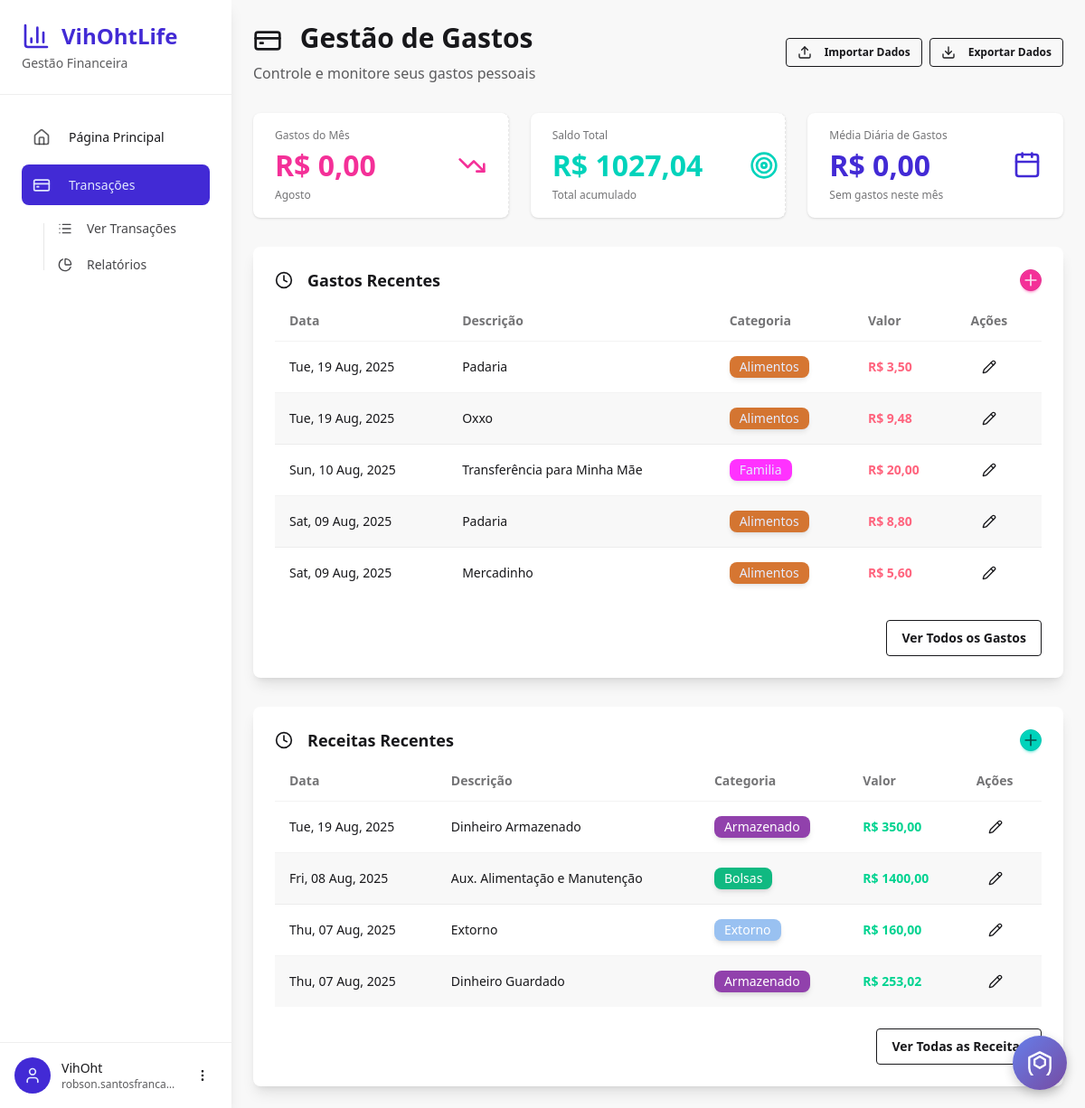
/finance/ (signed in), run on an earlier commit of the app's database.
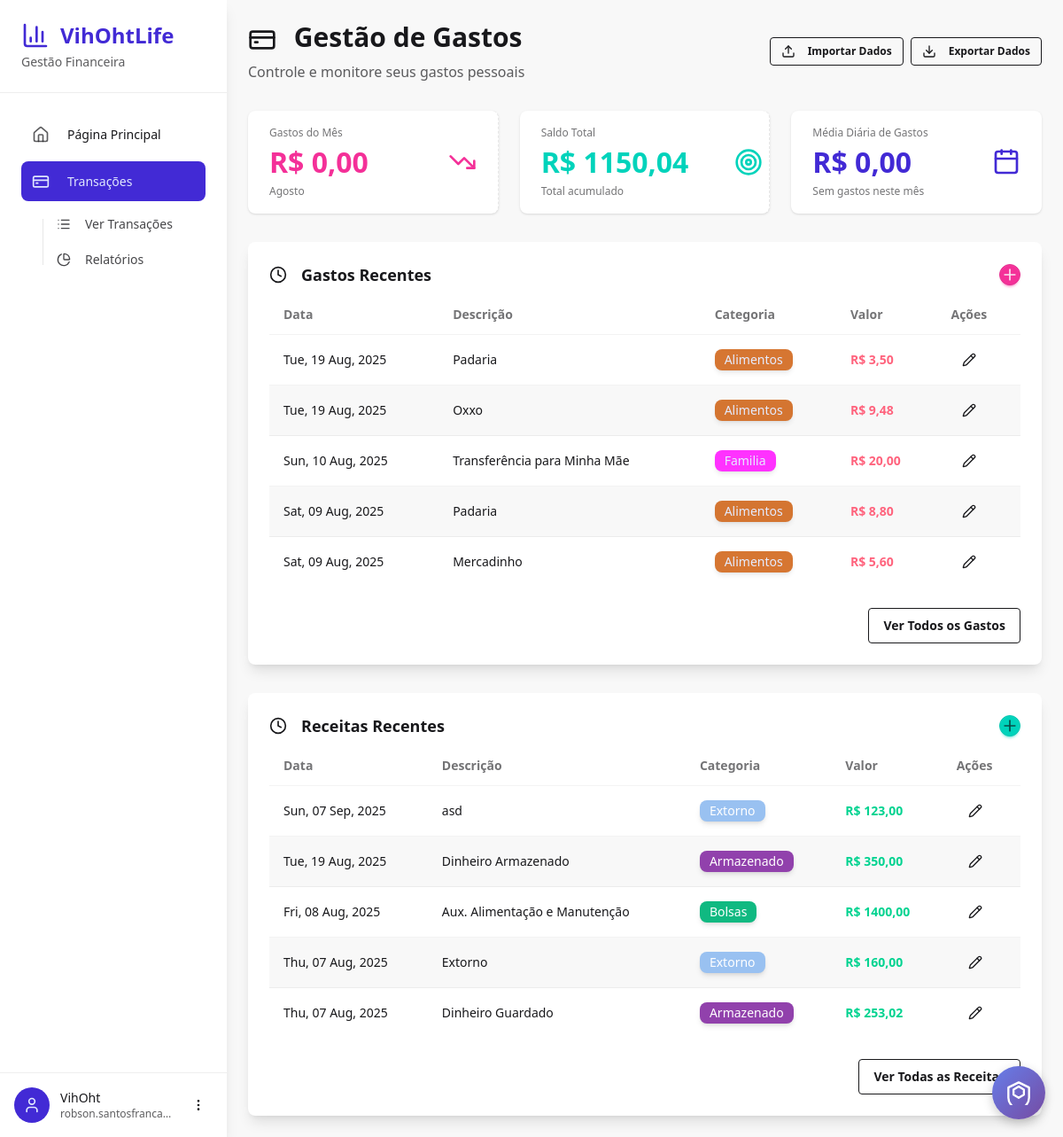
And on a later commit of the database.
### finance_manager/models.py (models this page shows, shortened)
class Expenses(models.Model):
    user = models.ForeignKey(settings.AUTH_USER_MODEL, on_delete=models.CASCADE)
    category = models.ForeignKey(
        ExpenseCategory, on_delete=models.CASCADE, null=True, blank=True
    )
    created_at = models.DateTimeField(auto_now_add=True)
    spent_at = models.DateField()
    description = models.CharField(max_length=100)
    detailed_description = models.CharField(max_length=600)
    amount = models.IntegerField()

class ExpenseCategory(models.Model):
    user = models.ForeignKey(settings.AUTH_USER_MODEL, on_delete=models.CASCADE)
    name = models.CharField(max_length=100, unique=True)
    description = models.CharField(max_length=300)
    color = ColorField(default="#FFFFFF")
    class Meta:
        verbose_name_plural = "Expense Categories"
        unique_together = ["user", "name"]  # Prevent duplicate category names per user

class Incomes(models.Model):
    user = models.ForeignKey(settings.AUTH_USER_MODEL, on_delete=models.CASCADE)
    category = models.ForeignKey(
        IncomeCategorys, on_delete=models.CASCADE, null=True, blank=True
    )
    created_at = models.DateTimeField(auto_now_add=True)
    received_at = models.DateField()
    description = models.CharField(max_length=100)
    detailed_description = models.CharField(max_length=600)
    amount = models.IntegerField()

class IncomeCategorys(models.Model):
    user = models.ForeignKey(settings.AUTH_USER_MODEL, on_delete=models.CASCADE)
    name = models.CharField(max_length=100)
    description = models.CharField(max_length=300)
    color = ColorField(default="#FFFFFF")
    class Meta:
        verbose_name_plural = "Income Categories"
        unique_together = ["user", "name"]  # Prevent duplicate category names per user

### finance_manager/views.py (the view)
# urls.py: path("", views.dashboard, name="dashboard"),
@login_required
def dashboard(request):
    expenses = Expenses.objects.filter(user=request.user).order_by("-spent_at")[:5]
    expenses_this_month = Expenses.objects.filter(
        user=request.user,
        spent_at__year=datetime.now().year,
        spent_at__month=datetime.now().month,
    )
    incomes = Incomes.objects.filter(user=request.user).order_by("-received_at")[:5]
    expense_categories = ExpenseCategory.objects.filter(user=request.user)
    income_categories = IncomeCategorys.objects.filter(user=request.user)
    total_expenses = sum([x.amount for x in Expenses.objects.filter(user=request.user)])
    total_incomes = sum([x.amount for x in Incomes.objects.filter(user=request.user)])
    range_of_days = "Sem gastos neste mês"
    total_expenses_this_month = 0
    daily_mean = 0
    if expenses_this_month:
        range_of_days = f"Últimos {datetime.now().day} dias"
        total_expenses_this_month = sum([x.amount for x in expenses_this_month])
        daily_mean = total_expenses_this_month // datetime.now().day
    total_amount = total_incomes - total_expenses
    return render(
        request,
        "finance_manager/dashboard.html",
        {
            "expenses": expenses,
            "incomes": incomes,
            "expense_categories": expense_categories,
            "income_categories": income_categories,
            "categories": expense_categories,  # For backward compatibility
            "total_expenses_this_month": f"{total_expenses_this_month // 100},{total_expenses_this_month % 100:02n}",
            "total_amount": f"{total_amount // 100},{total_amount % 100:02n}",
            "range_of_days": range_of_days,
            "daily_mean": f"{daily_mean // 100},{daily_mean % 100:02n}",
        },
    )

### templates/finance_manager/dashboard.html (shortened to what the changed rows need)
{% extends 'finance_manager/base.html' %}
{% load static %}
{% load mathfilters %}
{% block finance_head %}
<link rel="stylesheet" type="text/css" href="{% static 'css/finance_dashboard.css' %}">
{% endblock %}
{% block finance_content %}
<div class="max-w-7xl mx-auto">
  <div class="mb-8">
    <div class="flex justify-between items-center mb-4">
      <div>
        <h1 class="text-3xl font-bold text-base-content mb-2">
          <i data-lucide="credit-card" class="w-8 h-8 inline-block mr-3"></i>
          Gestão de Gastos
        </h1>
      </div>
    </div>
  </div>
  <div class="grid grid-cols-1 md:grid-cols-3 gap-6 mb-8">
    <div class="stat bg-base-100 rounded-lg shadow hover:shadow-lg transition-shadow cursor-pointer group" onclick="openIncomeModal()">
      <div class="stat-figure text-accent">
        <i data-lucide="target" class="w-8 h-8"></i>
      </div>
      <div class="stat-title">Saldo Total</div>
      <div class="stat-value text-accent flex items-center gap-3">
        R$ {{total_amount}}
      </div>
      <div class="stat-desc">Total acumulado</div>
    </div>
  </div>
  <div class="mt-8">
    <div class="card bg-base-100 shadow-lg">
      <div class="card-body">
        <div class="flex justify-between items-center">
          <h2 class="card-title hover">
            <i data-lucide="clock" class="w-5 h-5 mr-2"></i>
            Gastos Recentes
          </h2>
        </div>
        <div class="overflow-x-auto">
          <table class="table table-zebra">
            <thead>
              <tr>
                <th>Data</th>
                <th>Descrição</th>
                <th>Categoria</th>
                <th>Valor</th>
                <th>Ações</th>
              </tr>
            </thead>
            <tbody>
              {% for expense in expenses %}
              <tr>
                <td>{{ expense.spent_at | date:"D, d M, Y" }}</td>
                <td>{{ expense.description }}</td>
                <td>
                  {% if expense.category %}
                  <span class="badge badge-primary border-hidden shadow-md opacity-80" style="background-color:{{ expense.category.color }}; important!">{{ expense.category.name }}</span>
                  {% else %}
                  <span class="badge badge-ghost">Sem categoria</span>
                  {% endif %}
                </td>
                {% with am=expense.amount %}
                <td class="text-error font-semibold">R$ {{ am|intdiv:100 }}{% if am|mod:100 == 0 %},00{%elif am|mod:100 < 10%},0{{am|mod:100}}{% else %},{{am|mod:100}}{% endif %}</td>
                {% endwith %}
                <td>
                  <button class="btn btn-ghost btn-sm" onclick="openEditExpenseModal({{ expense.id }}, '{{ expense.description|escapejs }}', '{{ expense.detailed_description|escapejs }}', '{{ expense.spent_at|date:'Y-m-d' }}', {{ expense.amount }}, {{ expense.category.id }})">
                    <i data-lucide="pencil" class="w-4 h-4"></i>
                  </button>
                </td>
              </tr>
              {% endfor %}
            </tbody>
          </table>
        </div>
      </div>
    </div>
  </div>
  <div class="mt-8">
    <div class="card bg-base-100 shadow-lg">
      <div class="card-body">
        <div class="flex justify-between items-center">
          <h2 class="card-title hover">
            <i data-lucide="clock" class="w-5 h-5 mr-2"></i>
            Receitas Recentes
          </h2>
        </div>
        <div class="overflow-x-auto">
          <table class="table table-zebra">
            <thead>
              <tr>
                <th>Data</th>
                <th>Descrição</th>
                <th>Categoria</th>
                <th>Valor</th>
                <th>Ações</th>
              </tr>
            </thead>
            <tbody>
              {% for income in incomes %}
              <tr>
                <td>{{ income.received_at | date:"D, d M, Y" }}</td>
                <td>{{ income.description }}</td>
                <td>
                  {% if income.category %}
                    <span class="badge badge-secondary border-hidden shadow-md" style="background-color:{{ income.category.color }}; color: white;">{{ income.category.name }}</span>
                  {% else %}
                    <span class="badge badge-ghost">Sem categoria</span>
                  {% endif %}
                </td>
                {% with am=income.amount %}
                <td class="text-success font-semibold">R$ {{ am|intdiv:100 }}{% if am|mod:100 == 0 %},00{%elif am|mod:100 < 10%},0{{am|mod:100}}{% else %},{{am|mod:100}}{% endif %}</td>
                {% endwith %}
                <td>
                  <button class="btn btn-ghost btn-sm" onclick="openEditIncomeModal({{ income.id }}, '{{ income.description|escapejs }}', '{{ income.detailed_description|escapejs }}', '{{ income.received_at|date:'Y-m-d' }}', {{ income.amount }}, {% if income.category %}{{ income.category.id }}{% else %}null{% endif %})">
                    <i data-lucide="pencil" class="w-4 h-4"></i>
                  </button>
                </td>
              </tr>
              {% endfor %}
            </tbody>
          </table>
        </div>
      </div>
    </div>
  </div>
</div>
{% endblock %}

What changed in the data, as far as the page shows it:
added Incomes: received_at "Sun, 07 Sep, 2025", description "asd", category.name "Extorno", amount "123", shows ",00"
Also different on the page:
{{ total_amount }}: "1027,04" → "1150,04"
